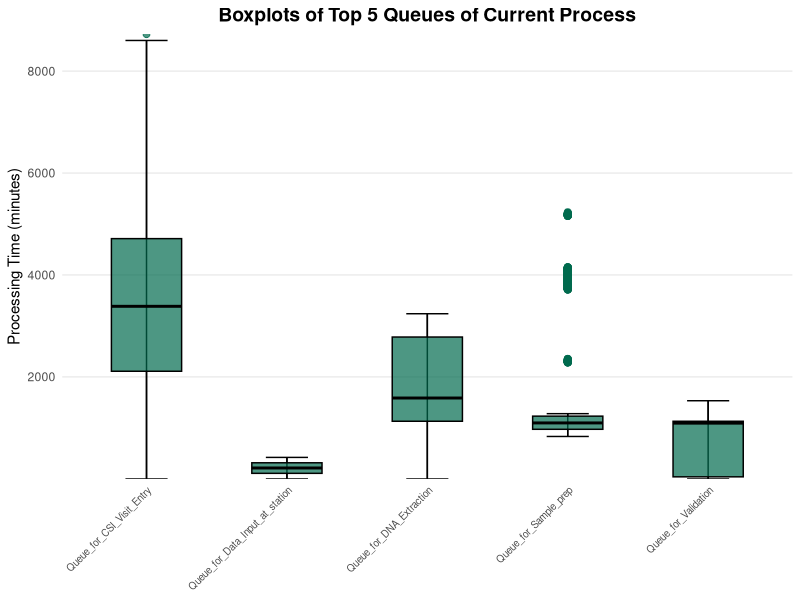

Recreate this plot in R.
# Load necessary libraries
library(readxl)
library(ggplot2)
library(tidyr)

# Read and clean data
data <- read_excel("Task4b.xlsx", sheet = "Sheet1", na = c("", "-", "NA"))
data <- data.frame(lapply(data, function(x) as.numeric(as.character(x))))

# Convert to long format
data_long <- pivot_longer(data, 
                          cols = everything(),
                          names_to = "Queue",
                          values_to = "Value",
                          values_drop_na = TRUE)

# Create boxplot with explicit whisker settings
ggplot(data_long, aes(x = Queue, y = Value)) +
  stat_boxplot(
    geom = "errorbar",  # This creates the whiskers
    width = 0.3,        # Width of whisker ends
    color = "black"     # Color of whiskers
  ) +
  geom_boxplot(
    fill = "#006A4E",
    color = "black",
    alpha = 0.7,
    width = 0.5,
    outlier.color = "#006A4E",
    outlier.shape = 19,
    outlier.size = 2,
    coef = 1.5
  ) +
  labs(
    title = "Boxplots of Top 5 Queues of Current Process",
    x = NULL,
    y = "Processing Time (minutes)"
  ) +
  theme_minimal() +
  theme(
    plot.title = element_text(hjust = 0.5, size = 14, face = "bold"),
    axis.text.x = element_text(size = 7, angle = 45, hjust = 1),
    panel.grid.major.x = element_blank(),
    panel.grid.minor.y = element_blank()
  ) +
  scale_y_continuous(expand = c(0, 0))